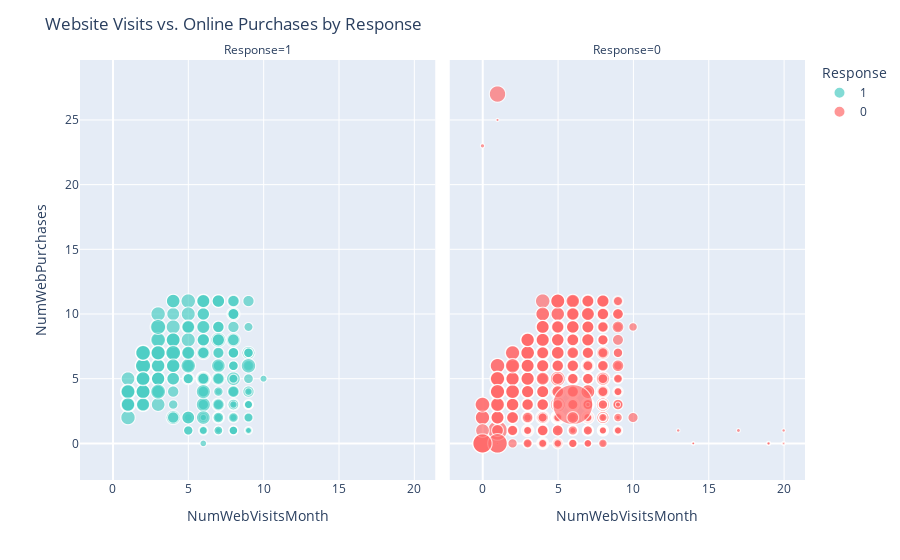

This figure's notebook cell:
### Markdown cell above
**Hint**: You can use the `size_max=` argument to adjust the scale of the point sizes and make the size differences easier to see.

### Code cell
import plotly.express as px

# Convert Response to string to make it categorical
df['Response'] = df['Response'].astype(str)

# Create a scatter plot of website visits vs. online purchases
fig = px.scatter(df, x='NumWebVisitsMonth', y='NumWebPurchases', 
    size='Income', 
    facet_col='Response',  # Separate plots due to overlapping of points issue
    hover_data=['Income', 'Education', 'Marital_Status'],
    size_max=40,
    color='Response',
    color_discrete_map={'0': '#FF6B6B', '1': '#4ECDC4'})
    
fig.update_traces(marker_symbol=None)
fig.update_layout(title='Website Visits vs. Online Purchases by Response')
fig.show()

### Figure 1 — Plotly figure (JSON) as saved in the notebook; plotly's stock layout.template omitted (floating-point values rounded to 4 significant figures; data arrays with more than 128 entries replaced by an {"elided": "..."} marker saying what was removed)
{"data": [{"customdata": {"elided": "333x3 mixed values"}, "hovertemplate": "Response=1<br>NumWebVisitsMonth=%{x}<br>NumWebPurchases=%{y}<br>Income=%{customdata[0]}<br>Education=%{customdata[1]}<br>Marital_Status=%{customdata[2]}<extra></extra>", "legendgroup": "1", "marker": {"color": "#4ECDC4", "size": {"elided": "333 float values"}, "sizemode": "area", "sizeref": 416.7}, "mode": "markers", "name": "1", "showlegend": true, "type": "scattergl", "x": {"elided": "333 int values"}, "xaxis": "x", "y": {"elided": "333 int values"}, "yaxis": "y"}, {"customdata": {"elided": "1883x3 mixed values"}, "hovertemplate": "Response=0<br>NumWebVisitsMonth=%{x}<br>NumWebPurchases=%{y}<br>Income=%{customdata[0]}<br>Education=%{customdata[1]}<br>Marital_Status=%{customdata[2]}<extra></extra>", "legendgroup": "0", "marker": {"color": "#FF6B6B", "size": {"elided": "1883 float values"}, "sizemode": "area", "sizeref": 416.7}, "mode": "markers", "name": "0", "showlegend": true, "type": "scattergl", "x": {"elided": "1883 int values"}, "xaxis": "x2", "y": {"elided": "1883 int values"}, "yaxis": "y2"}], "layout": {"annotations": [{"font": {}, "showarrow": false, "text": "Response=1", "x": 0.245, "xanchor": "center", "xref": "paper", "y": 1, "yanchor": "bottom", "yref": "paper"}, {"font": {}, "showarrow": false, "text": "Response=0", "x": 0.755, "xanchor": "center", "xref": "paper", "y": 1, "yanchor": "bottom", "yref": "paper"}], "legend": {"itemsizing": "constant", "title": {"text": "Response"}, "tracegroupgap": 0}, "margin": {"t": 60}, "title": {"text": "Website Visits vs. Online Purchases by Response"}, "xaxis": {"anchor": "y", "domain": [0, 0.49], "title": {"text": "NumWebVisitsMonth"}}, "xaxis2": {"anchor": "y2", "domain": [0.51, 1], "matches": "x", "title": {"text": "NumWebVisitsMonth"}}, "yaxis": {"anchor": "x", "domain": [0, 1], "title": {"text": "NumWebPurchases"}}, "yaxis2": {"anchor": "x2", "domain": [0, 1], "matches": "y", "showticklabels": false}}}
